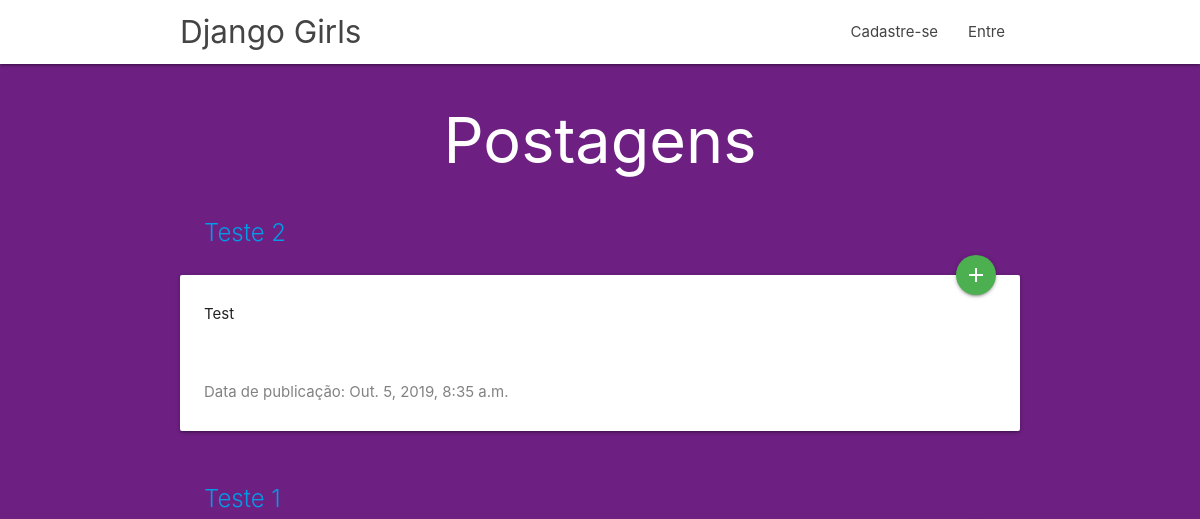
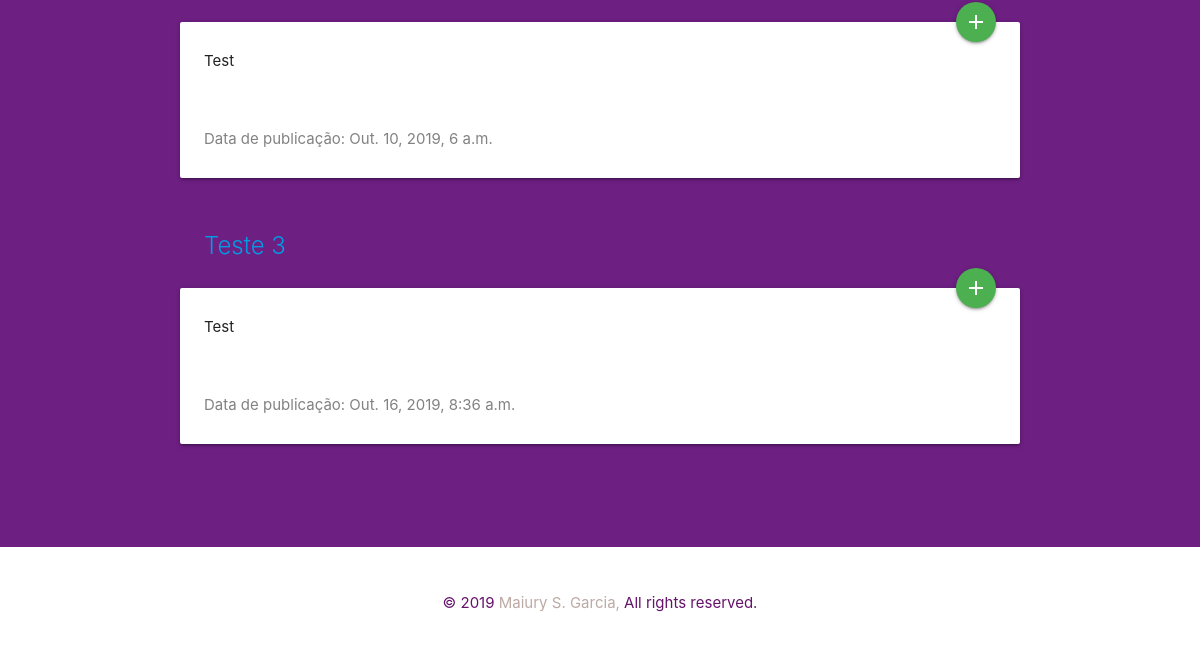
The app's page /, older data (2 pictures, top to bottom).
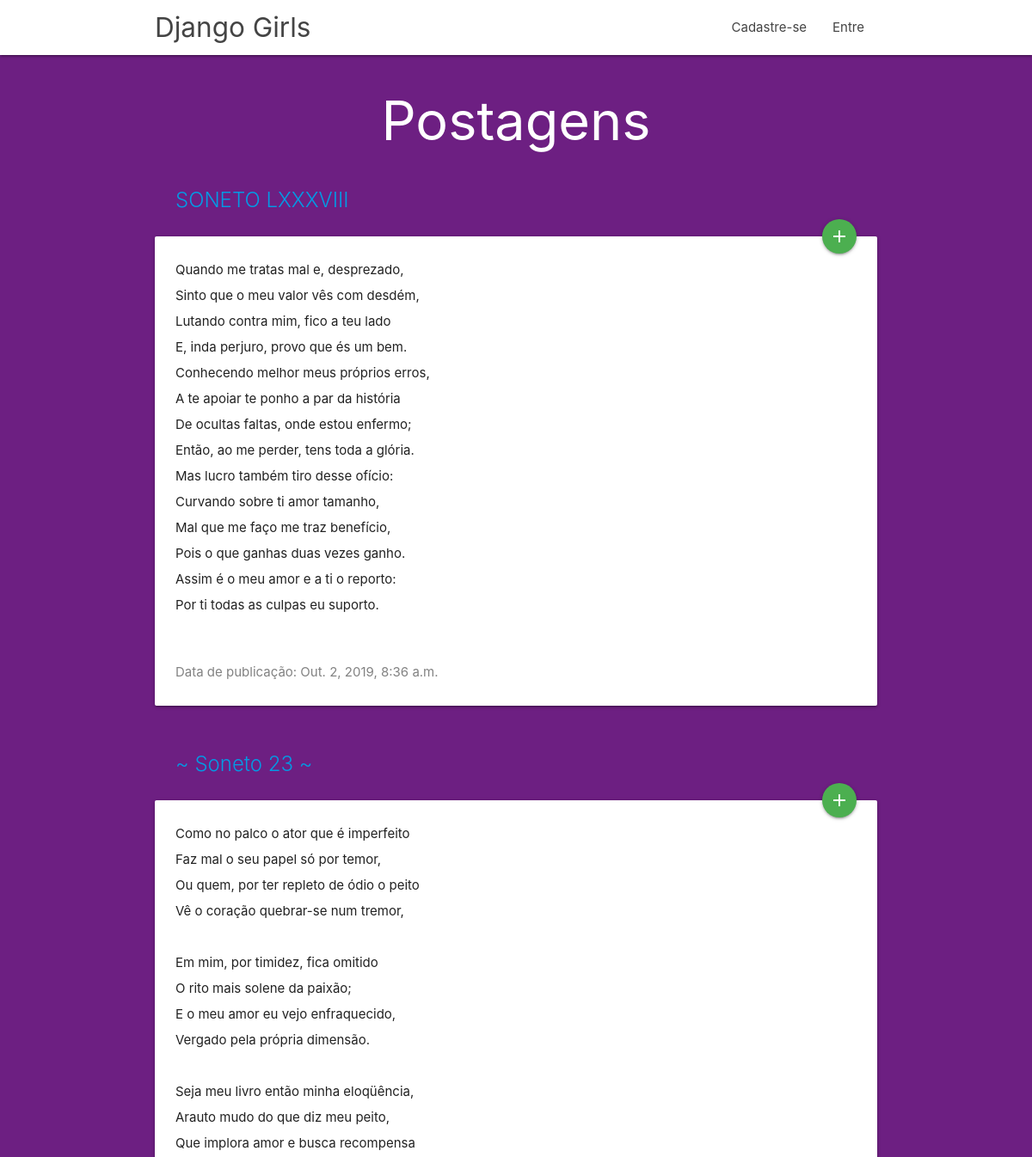
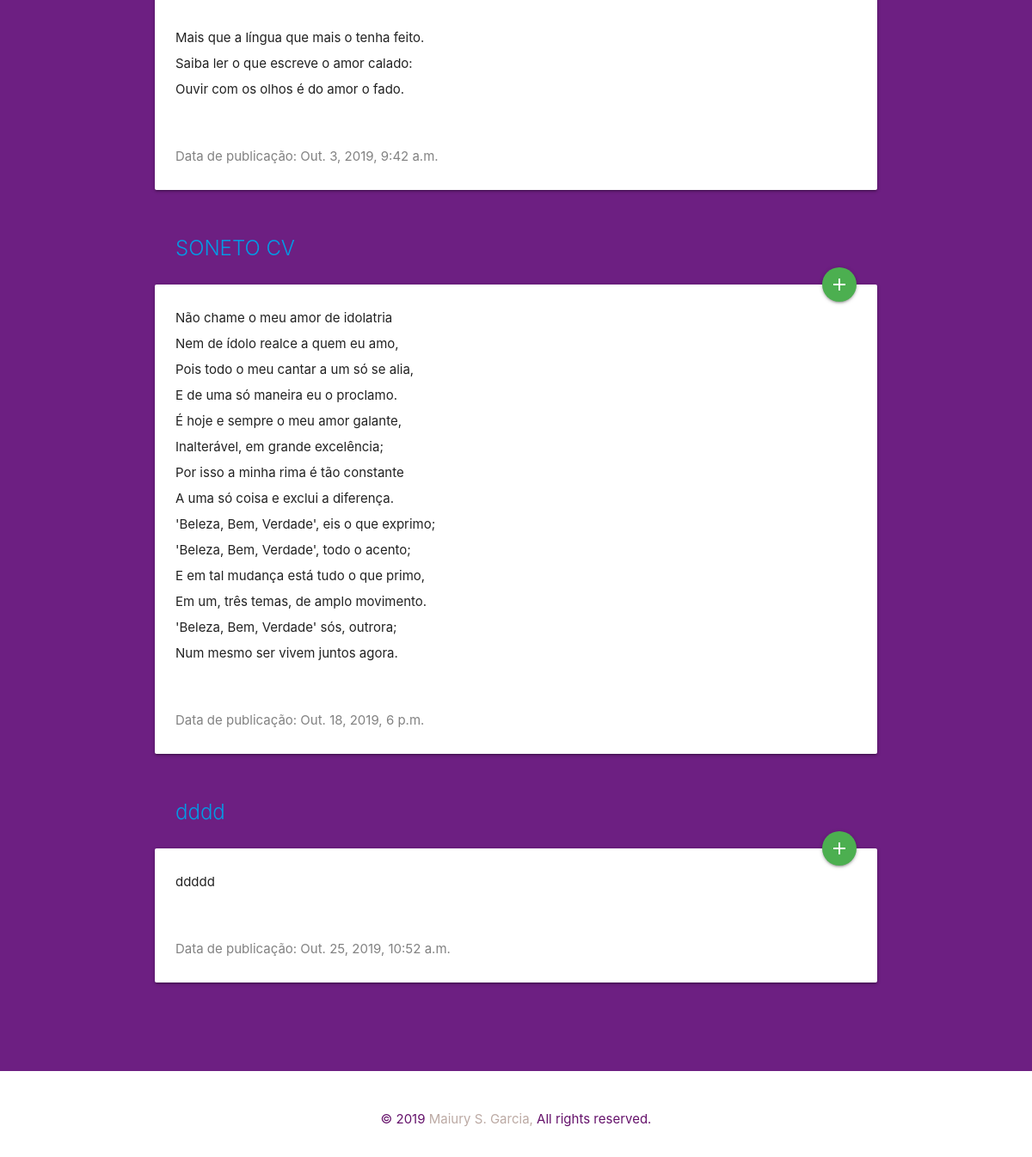
The same page, newer data (2 pictures, top to bottom).
### blog/models.py (models this page shows, shortened)
class Post(models.Model):
    author = models.ForeignKey(
        settings.AUTH_USER_MODEL, on_delete=models.CASCADE)
    title = models.CharField(max_length=200)
    text = models.TextField()
    created_date = models.DateTimeField(default=timezone.now)
    published_date = models.DateTimeField(blank=True, null=True)

### blog/views.py (the view)
# urls.py: path('', views.post_list, name='post_list'),
def post_list(request):
    posts = Post.objects.filter(
        published_date__lte=timezone.now()).order_by('published_date')
    return render(request, 'blog/post_list.html', {'posts': posts, 'acao': 'Postagens'})

### blog/templates/blog/post_list.html
{% extends 'blog/base.html' %}
{% block content %}
    <div class="container">
        <center><h1>{{ acao }}</h1></center>
    </div>
    <br><br><br>
    {% for post in posts %}
            <div class="row">
                    <div>
                        <div class="card title-card">
                          <div class="card-image">
                            <span class="card-title"><a>{{ post.title }}</a></span>
                            <a  href="{% url 'post_detail' pk=post.pk %}" class="btn-floating halfway-fab waves-effect waves-light green"><i class="material-icons">add</i></a>
                          </div>
                          <div class="card-content">
                            <p>{{ post.text|linebreaksbr }}</p>
                          </div>
                          <div class="card-content date">
                              <p>Data de publicação: {{ post.published_date }}</p>
                          </div>
                        </div>
                    </div>
                </div>
                <br><br><br>
    {% endfor %}
{% endblock %}

Row changes from the older to the newer data that the page shows:
removed Post: title "Teste 2", text "Test", published_date "Out. 5, 2019, 8:35 a.m."
removed Post: title "Teste 1", text "Test", published_date "Out. 10, 2019, 6 a.m."
removed Post: title "Teste 3", text "Test", published_date "Out. 16, 2019, 8:36 a.m."
now on this page (row edited): Post: title "SONETO LXXXVIII", text "Quando me tratas mal e, desprezado, Sinto que o meu valor vês com desdém, Lutando contra mim, fico a teu lado E, inda perjuro, provo que és um bem. Conhecendo melhor meus próprios erros, A te apoiar te ponho a par da história De ocultas faltas, onde estou enfermo; Então, ao me perder, tens toda a glória. Mas lucro também tiro desse ofício: Curvando sobre ti amor tamanho, Mal que me faço me traz benefício, Pois o que ganhas duas vezes ganho. Assim é o meu amor e a ti o reporto: Por ti todas as culpas eu suporto.", published_date "Out. 2, 2019, 8:36 a.m."
now on this page (row edited): Post: title "~ Soneto 23 ~", text "Como no palco o ator que é imperfeito Faz mal o seu papel só por temor, Ou quem, por ter repleto de ódio o peito Vê o coração quebrar-se num tremor, Em mim, por timidez, fica omitido O rito mais solene da paixão; E o meu amor eu vejo enfraquecido, Vergado pela própria dimensão. Seja meu livro então minha eloqüência, Arauto mudo do que diz meu peito, Que implora amor e busca recompensa Mais que a língua que mais o tenha feito. Saiba ler o que escreve o amor calado: Ouvir com os olhos é do amor o fado.", published_date "Out. 3, 2019, 9:42 a.m."
now on this page (row edited): Post: title "SONETO CV", text "Não chame o meu amor de idolatria Nem de ídolo realce a quem eu amo, Pois todo o meu cantar a um só se alia, E de uma só maneira eu o proclamo. É hoje e sempre o meu amor galante, Inalterável, em grande excelência; Por isso a minha rima é tão constante A uma só coisa e exclui a diferença. 'Beleza, Bem, Verdade', eis o que exprimo; 'Beleza, Bem, Verdade', todo o acento; E em tal mudança está tudo o que primo, Em um, três temas, de amplo movimento. 'Beleza, Bem, Verdade' sós, outrora; Num mesmo ser vivem juntos agora.", published_date "Out. 18, 2019, 6 p.m."
added Post: title "dddd", text "ddddd", published_date "Out. 25, 2019, 10:52 a.m."
